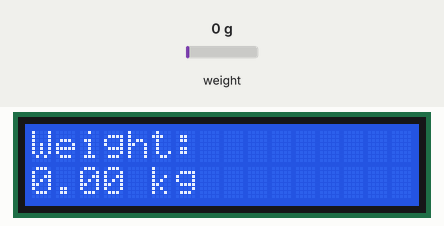
Simulated run of this sketch. Board: Arduino Uno, built with avr-gcc and run on an emulated ATmega328P. Shown: 16×2 character LCD. Inputs (shaded band) come from the test bench; at power-on: weight on the scale 0 g. What the sketch prints to the serial monitor is not drawn.

Above: at 2.2 s.
2.3 s: weight on the scale set to 100 g
At 3.5 s:
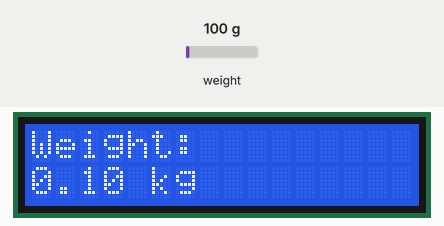
3.8 s: weight on the scale set to 1250 g
At 5.2 s:
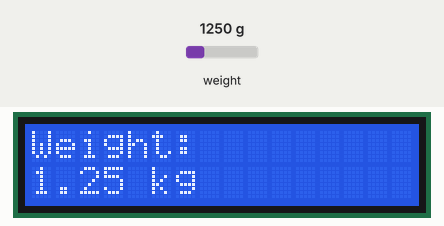
5.9 s: weight on the scale set to 2500 g
At 6.6 s:
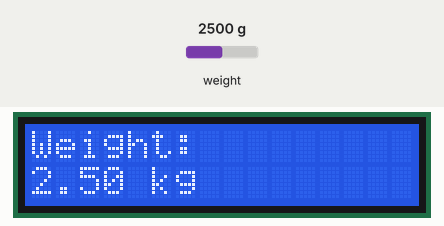
Timing chart, 0 to 8.9 s (numbered marks = the images above; inputs shaded):
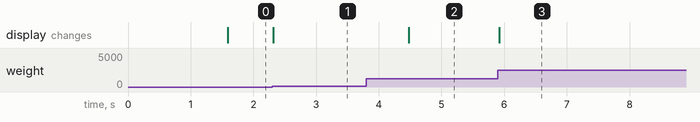

Measured:
- after the input at 2.3 s, the display: changes at once (image 1)
- after the input at 3.8 s, the display: changes after 0.68 s (image 2)
- after the input at 5.9 s, the display: changes at once (image 3)

The sketch:

simple_weighing.ino
```cpp
#include <Wire.h>
#include <LiquidCrystal_I2C.h>
#include "HX711.h"

// Define HX711 pins
#define DOUT  4
#define CLK   5

// Initialize HX711 sensor
HX711 scale;

// Initialize I2C LCD (address 0x27, 16 characters on 2 lines)
LiquidCrystal_I2C lcd(0x27, 16, 2);

float calibration_factor = 96.49; // Calibration factor - adjust as needed

void setup() {
  Serial.begin(9600);

  // LCD initialization
  lcd.init();
  lcd.backlight();
  lcd.print("Weight:");

  // Initialize HX711 with pins
  scale.begin(DOUT, CLK);
  scale.set_scale(calibration_factor); // Apply calibration factor
  scale.tare(); // Reset to zero
}

void loop() {
  scale.power_up();
  delay(10);

  // Increase average readings to 5 for better stability
  float weight_kg = scale.get_units(5) / 1000.0;

 // if(weight_kg < 0) {
   // weight_kg > 0;
  //}

    // We use the absolute value for display
  float display_weight = abs(weight_kg);

  // Adjust filter thresholds
  #define FILTER_THRESHOLD 0.003    // 5g minimum variation
  #define HYSTERESIS 0.002          // 3g hysteresis band

  static float last_weight = 0;
  if(abs(weight_kg - last_weight) > FILTER_THRESHOLD) {
      last_weight = weight_kg;
  } else if (abs(weight_kg - last_weight) > HYSTERESIS) {
      weight_kg = last_weight;
  }

  lcd.setCursor(0, 1);
  lcd.print(display_weight, 2);
  lcd.print(" kg   ");

  Serial.print("Weight: ");
  Serial.print(display_weight, 2);
  Serial.println(" kg   ");

  scale.power_down();
  delay(200);
}
```
